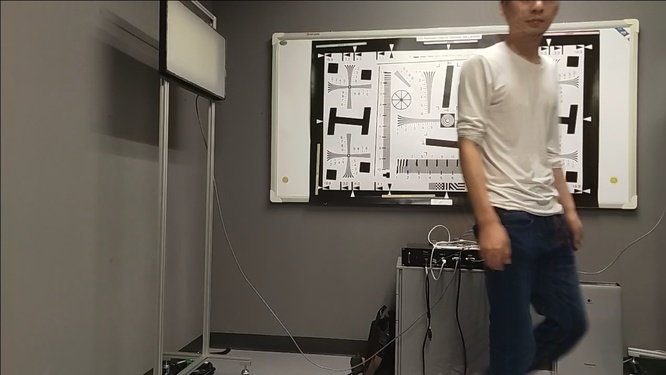
#> input picture stitching/left.jpg, 666 x 375 px, shrunk from 1280 x 720 before the run, found by its file name
$ python test1.py
#> lines starting #> are read from the running program, lines starting #| are printed output that depends on the picture
import cv2
import numpy as np

MIN_MATCH_COUNT = 10
img1 = cv2.imread('left.jpg')          # queryImage
#> img1 is the input picture: shape (375, 666, 3); mean B, G, R 93.9, 102.9, 109.3
img2 = cv2.imread('right.jpg')          # trainImage
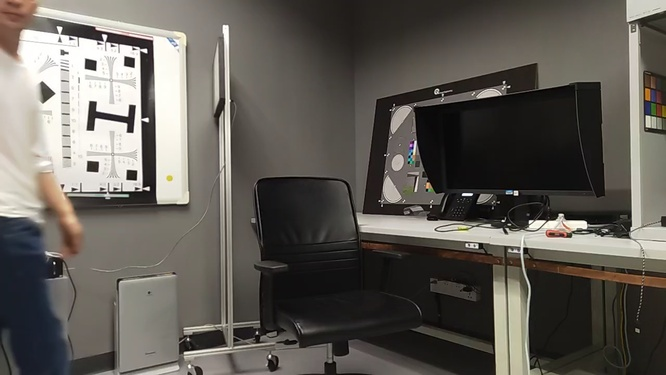
#> input picture stitching/right.jpg, 666 x 375 px, shrunk from 1280 x 720 before the run, found by its file name
#> img2 is the input picture: shape (375, 666, 3); mean B, G, R 86.6, 92.8, 96.8

def SIFT():
    # Initiate SIFT detector
    sift = cv2.xfeatures2d.SIFT_create()
    # find the keypoints and descriptors with SIFT
    kp1, des1 = sift.detectAndCompute(img2,None)
#> kp1 = 552 keypoints; strongest (x, y, size): (90, 64, 7.8), (129, 62, 6.8), (131, 175, 6.9), (145, 51, 3)
    kp2, des2 = sift.detectAndCompute(img1,None)
#> kp2 = 576 keypoints; strongest (x, y, size): (352, 195, 2.5), (590, 47, 3), (549, 41, 3), (572, 61, 7.2)
    # BFMatcher with default params
    bf = cv2.BFMatcher()
    matches = bf.knnMatch(des1,des2, k=2)
#> matches = 552 matches
    # Apply ratio test
    good = []
    for m,n in matches:
        if m.distance < 0.75*n.distance:

          good.append(m)
#> after the loop, good = 70 matches
    # cv2.drawMatchesKnn expects list of lists as matches.
    good_2 = np.expand_dims(good, 1)
    matching = cv2.drawMatchesKnn(img1,kp1,img2,kp2,good_2[:20],None, flags=2)
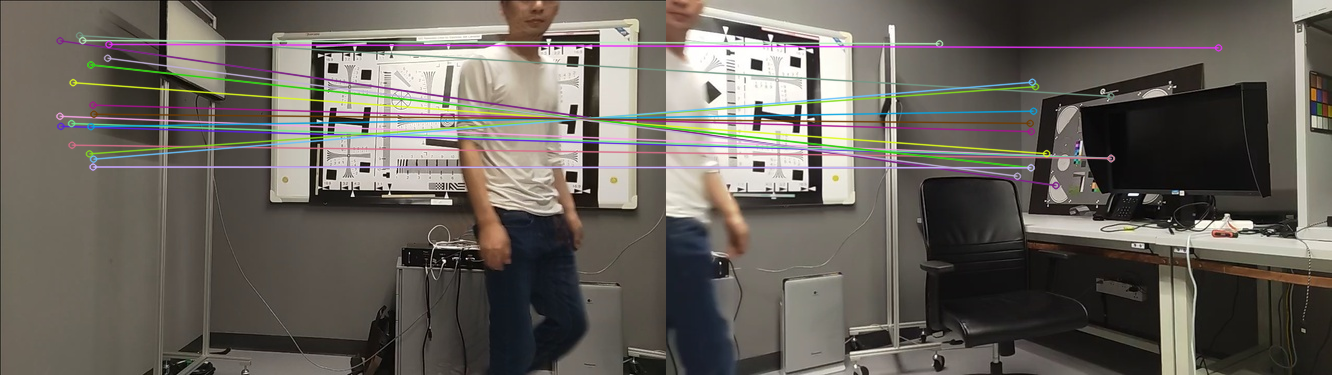
#> matching: shape (375, 1332, 3); mean B, G, R 91.3, 98.1, 103.2

    if len(good)>MIN_MATCH_COUNT:
        # 获取关键点的坐标
        src_pts = np.float32([ kp1[m.queryIdx].pt for m in good ]).reshape(-1,1,2)
#> src_pts = 70 rows, first 8: [59.46, 115.8], [59.65, 40.29], [59.65, 40.29], [60.37, 125.9], [71.06, 123.1], [71.54, 144.7], [72.67, 82.19], [79.04, 35.16]
        dst_pts = np.float32([ kp2[m.trainIdx].pt for m in good ]).reshape(-1,1,2)
#> dst_pts = 70 rows, first 8: [444.6, 158], [389.4, 185.1], [389.4, 185.1], [444.6, 158], [444.6, 158], [444.6, 158], [380.2, 153.2], [444.3, 95.86]

        H, mask = cv2.findHomography(src_pts, dst_pts, cv2.RANSAC,5.0)
#> H = [[-1.27, 0.0474, 428.4], [-0.149, -0.772, 208.5], [-0.00153, 6.51e-05, 1]]; mask = 70 values, max 1 at index 1, min 0 at index 0, mean 0.343
        wrap = cv2.warpPerspective(img2, H, (img2.shape[1]+img2.shape[1] , img2.shape[0]+img2.shape[0]))
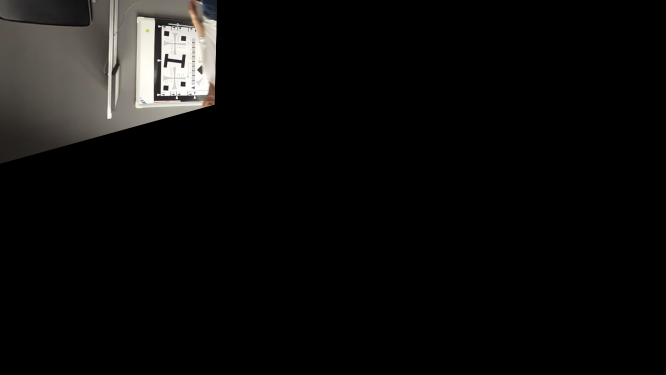
#> wrap: shape (750, 1332, 3) (shown at 1/2 size); mean B, G, R 12.3, 13, 13.6
        wrap[0:img2.shape[0], 0:img2.shape[1]] = img1
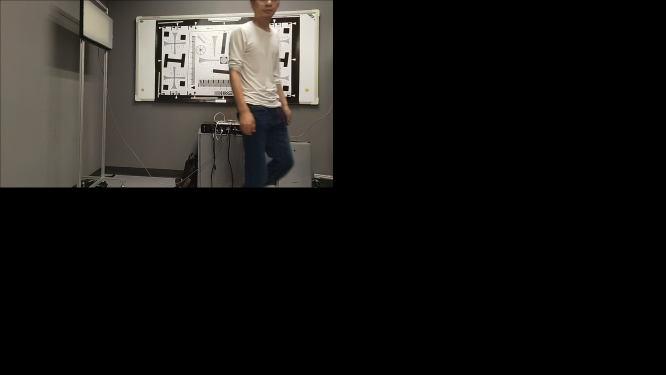
#> wrap: shape (750, 1332, 3) (shown at 1/2 size); mean B, G, R 23.5, 25.7, 27.3

        rows, cols = np.where(wrap[:,:,0] !=0)
        min_row, max_row = min(rows), max(rows) +1
#> min_row = 0; max_row = 375
        min_col, max_col = min(cols), max(cols) +1
#> min_col = 0; max_col = 666
        result = wrap[min_row:max_row,min_col:max_col,:]#去除黑色无用部分

        return matching, result

if __name__ == '__main__':
    matching, result = SIFT()
    cv2.imshow('img3.jpg',matching)
    cv2.imshow('result.jpg',result)
    cv2.waitKey(0)
    cv2.destroyAllWindows()
    cv2.waitKey(1)
    cv2.waitKey(1)
    cv2.waitKey(1)
    cv2.waitKey(1)
